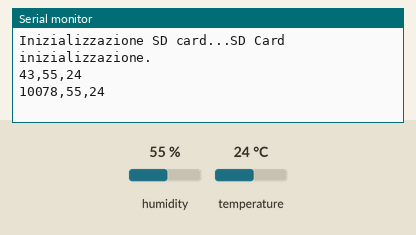
Recording of a sketch running on a simulated Arduino Uno, built with avr-gcc and run on an emulated ATmega328P. On the bench: the last lines printed to the serial monitor. Inputs (shaded band) come from the test bench; at power-on: humidity 55 %, temperature 24 °C. Storage starts empty.

Above: at 10.8 s.
10.9 s: humidity set to 22 %
At 20.7 s:
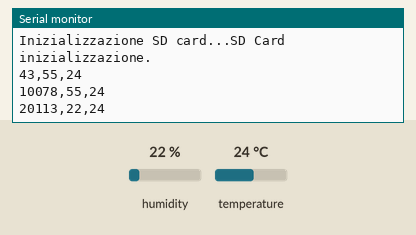
20.9 s: temperature set to 12 °C
At 30.7 s:
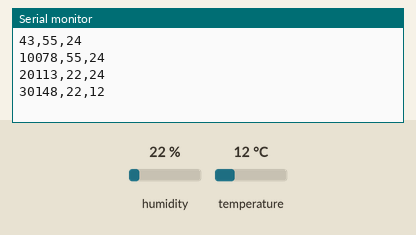
30.9 s: humidity set to 40 %
At 40.5 s:
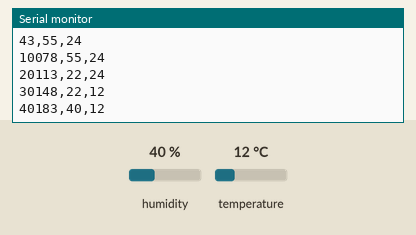
Timing chart, 0 to 42.0 s (numbered marks = the images above; inputs shaded):
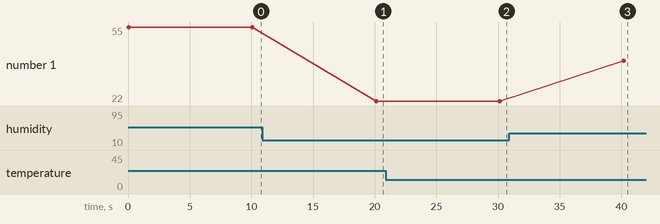

The sketch:

arduino_datalogger_con_sd_card_e_dht-11.ino
```cpp
//Arduino datalogger con SD Card e DHT-11 per memorizzare
//i dati di temperatura e umidità su SD Card.
//Per maggiori info: www.progettiarduino.com

// libreria sensore DHT-11
#include <DHT.h>
// librerie già presenti di default nell`Arduino IDE
#include <SPI.h>
#include <SD.h>

// Variabili globali
int DHTPIN = 2;
const int chipSelect = 4;
unsigned long Secs=0;
#define DHTTYPE DHT11   // DHT 11

DHT dht(DHTPIN, DHTTYPE);


void setup() {
  // Aprire la comunicazione seriale
  Serial.begin(9600);
  while (!Serial) {
    ; // Attendere l`apertura della comunicazione seriale
  }

  dht.begin();

  Serial.print("Inizializzazione SD card...");

  // Se la card è presente inizia
  if (!SD.begin(chipSelect)) {
    Serial.println("SD Card non valida o non presente");
    // non eseguire più il codice
    return;
  }
  Serial.println("SD Card inizializzazione.");
}

void loop() {
  // crea una stringa per assemblare i dati di log
  String dataString = "";
  int h = dht.readHumidity();
  // Leggi la temperatura in Celsius (di default)
  int t = dht.readTemperature(false); // true= fahrenheit   false= celsius
  unsigned long Secs=millis();

  // Aprire il file. Da notare che puòessere apertoun solo file alla volta,
  // quindi bisogna chiudere questa prima di aprirne un'altra.
  File dataFile = SD.open("datalog.txt", FILE_WRITE);

  // Se è presente il file, scrivi su i millisecondi,umidità, temperatura:
  if (dataFile) {
    dataFile.println(String(Secs)+","+String(h)+","+String(t));
    dataFile.close();
    // Scrivi sul monitor seriale i millisecondi,umidità, temperatura:
    Serial.println(String(Secs)+","+String(h)+","+String(t));
    delay(10000);  // Ogni 10 secondi
  }
  // Se il file non è aperto, scrivi sul monitor seriale:
  else {
    Serial.println("Errore apertura datalog.txt");
  }
}
```

Measured:
- after the input at 10.9 s, the serial monitor: prints a new line after 9.2 s (image 1)
- after the input at 20.9 s, the serial monitor: prints a new line after 9.3 s (image 2)
- after the input at 30.9 s, the serial monitor: prints a new line after 9.3 s (image 3)
- plotted number 1: 55 → 22 after the input at 10.9 s, 22 → 40 after the input at 30.9 s
